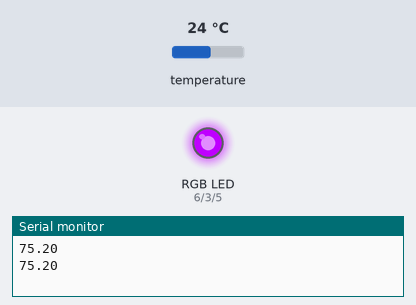
A sketch run on a simulated Arduino Uno, built with avr-gcc and run on an emulated ATmega328P. Parts: an RGB LED mixed from three pins (HIGH = lit), the last lines printed to the serial monitor. Inputs (shaded band) come from the test bench; at power-on: temperature 24 °C.

Above: at 2.3 s.
2.4 s: temperature set to 25.1 °C
At 4.2 s:
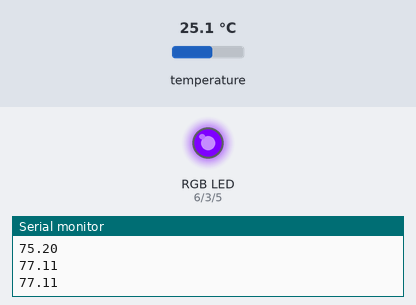
4.6 s: temperature set to 26.2 °C
At 5.8 s:
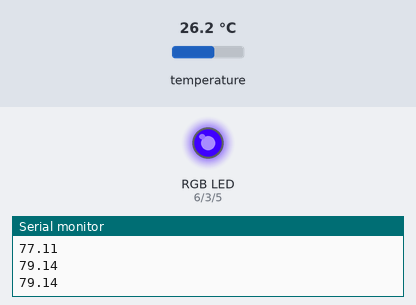
6.1 s: temperature set to 27.4 °C
At 6.5 s:
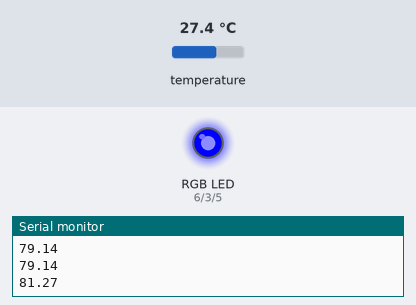
7.7 s: temperature set to 28 °C
At 8.3 s:
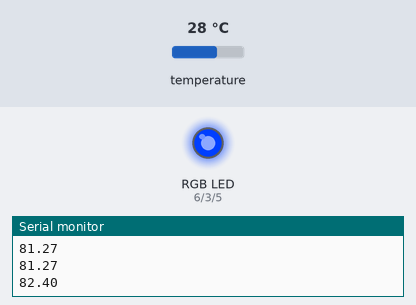
Timing chart, 0 to 10.2 s (numbered marks = the images above; inputs shaded):
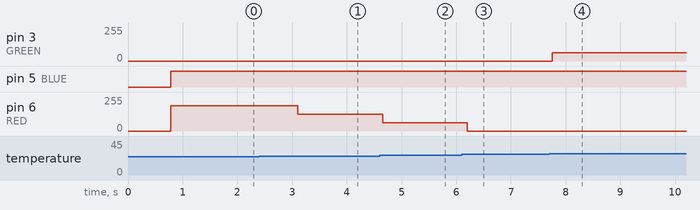

Measured:
- the behaviour switches between 24.4 and 24.5 °C on temperature (found by bisection; images 0 and 1)
- the behaviour switches between 25.5 and 25.6 °C on temperature (found by bisection; images 1 and 2)
- the behaviour switches between 26.6 and 26.7 °C on temperature (found by bisection; images 2 and 3)
- after the input at 2.4 s, pin 6 (RED): 191/255 → 127/255 after 0.70 s
- after the input at 4.6 s, pin 6 (RED): 127/255 → 63/255 after 0.05 s
- after the input at 6.1 s, pin 6 (RED): 63/255 → 0/255 after 0.10 s
- after the input at 7.7 s, pin 3 (GREEN): 0/255 → 63/255 after 0.05 s

The sketch:

temp_sensor_led.ino
```cpp
#include <OneWire.h>
#include <DallasTemperature.h>

#define ONE_WIRE_BUS 10

OneWire oneWire(ONE_WIRE_BUS);
DallasTemperature sensors(&oneWire);

struct RGB {
  byte red;
  byte green;
  byte blue;
};

struct temps {
  float min;
  float max;
  RGB color;
};

int RED   = 6;
int GREEN = 3;
int BLUE  = 5;

int temps_table_length = 11;
temps temps_table[] = {
  {68,70,{0,255,192}},
  {70,72,{0,255,128}},
  {72,74,{0,255,64}},
  {74,76,{64,255,0}},
  {76,78,{128,255,0}},
  {78,80,{192,255,0}},
  {80,82,{255,255,0}},
  {82,84,{255,192,0}},
  {84,86,{255,128,0}},
  {86,88,{255,64,0}},
  {88,90,{255,0,0}}
  // {,,{}},
};

//ghetto way to get around not being able to pass structs into functions
void color(void *ptr) {
  RGB *c;
  c = (RGB *)ptr;
  analogWrite(GREEN, 255-c->green);
  analogWrite(BLUE, 255-c->blue);
  analogWrite(RED, 255-c->red);
}

void color_for_temps(float t) {
  for (int i = 0; i < temps_table_length; i++) {
    temps ts = temps_table[i];
    if (t > ts.min & t <= ts.max) {
      color(&ts.color);
      return;
    }
  }
}

void setup(void)
{
  Serial.begin(9600);
  sensors.begin();
}

void loop(void)
{
  digitalWrite(12, HIGH);
  sensors.requestTemperatures(); // Send the command to get temperatures
  float temp = sensors.getTempFByIndex(0);
  color_for_temps(temp);
  Serial.print(temp);
  Serial.print("\r\n");
  delay(10);
}
```
